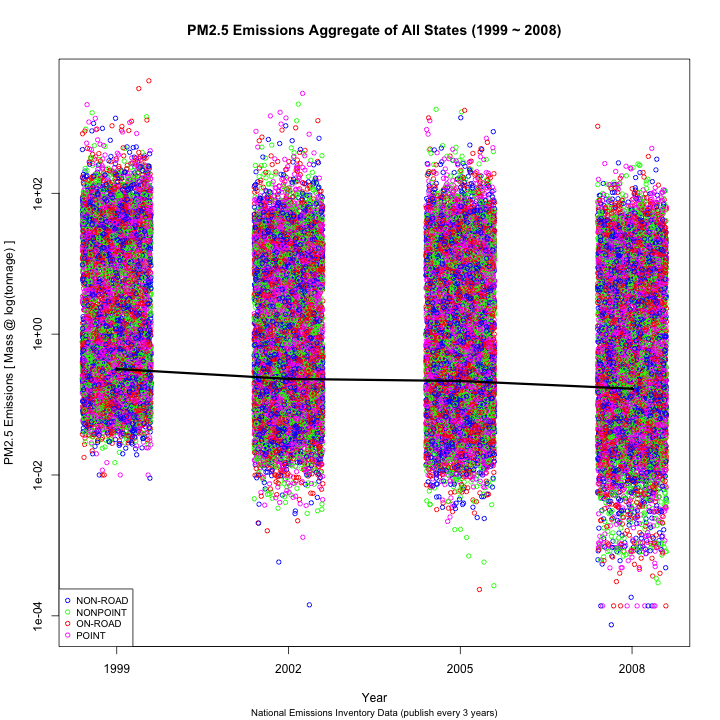

R code for this plot:
################################################################################
## Project: EDA course project 2
## Script: plot1.R
## Date: 27/08/2020
## Author: 
################################################################################
.Rfliburl <- "https://raw.githubusercontent.com/robertwcw/Rflib/master"
source(file.path(.Rfliburl,"getRflib.R"), local = TRUE)
source(getRflib("is.defined.R"), local = TRUE)
source(getRflib("myplclust.R"), local = TRUE)
################################################################################
## National Emission Inventory data plot for year 1999, 2002, 2005 and 2008.
## Plot the trends between 1999 ~ 2008 for pollutant PM2.5 emissions measured in
## mass tonnage across all states in the USA from all sources (point, non-point,
## road, non-road). Please refer to EPA website for pollutant source definition.
################################################################################
# Libraries
library(maps)
library(dplyr)
# Preparing data for EDA
data(county.fips)
# data(state.fips)
county.code <- ifelse(nchar(county.fips[,1]) == 4,
                      paste0("0",as.character(county.fips[,1])),
                      county.fips[,1])
datadir <- paste(".", "data", sep = "/")
if (!dir.exists(datadir)) 
    {
        dir.create(datadir)
    }
if (!is.defined(fileSCC) | !is.defined(filePM25)) 
{
      if (is.na(list.files(datadir)[1]) | is.na(list.files(datadir)[2])) 
      {
          fileurl <- paste0("https://d396qusza40orc.cloudfront.net/",
                            "exdata%2Fdata%2FNEI_data.zip")
          filetmp <- tempfile() 
          download.file(url = fileurl, destfile = filetmp) 
          unzip(filetmp, overwrite = TRUE, exdir = datadir) 
          unlink(filetmp) 
          rm(filetmp, fileurl) 
      }
    fileout1 <- paste(datadir, list.files(datadir)[1], sep = "/") 
    fileout2 <- paste(datadir, list.files(datadir)[2], sep = "/") 
    fileSCC <- readRDS(fileout1) 
    filePM25 <- readRDS(fileout2) 
    unlink(c(fileout1, fileout2)) 
    rm(fileout1, fileout2) 
}
emitsPM25 <- filePM25 %>% filter(fips %in% county.code) %>% 
                          group_by(Pollutant, type, year, fips) %>%
                          summarise(Emissions.mean = mean(Emissions))
emitsPM25$Pollutant <- factor(emitsPM25$Pollutant)
emitsPM25$type <- factor(emitsPM25$type)
emitsPM25$year <- factor(emitsPM25$year, labels = c("1999","2002","2005","2008"))
emitsPM25$fips <- factor(emitsPM25$fips, exclude = c("   NA","00000"))

# Preparing color palette based on RGB color space
pal <- c(rgb(0,0,1), rgb(0,1,0), rgb(1,0,0), rgb(1,0,1))

# Plotting graph
png(filename = "plot1.png", width = 720, height = 720, units = "px")

par(ann = FALSE, cex = 1, cex.sub = 0.8, ylog = TRUE)
with(emitsPM25, plot(Emissions.mean ~ jitter(as.integer(year)), 
                     type = "p",
                     pch = 4, 
                     cex = 0.8, 
                     col = pal[unique(type)], 
                     log = "y",
                     xaxt = "none"
                     # yaxt = "none"
                     )
     )

# abline(lm(Emissions.mean ~ year, data = emitsPM25),
#        lwd = 3, lty = 1,col = "yellow3")
with(emitsPM25, lines(lowess(x = as.integer(year), y = Emissions.mean, 
                             f = 2/3, 
                             iter = 10
                             ),
                      lwd = 3, lty = 1, col = "black"
                      )
     )

axis(1, 1:4, labels = c("1999","2002","2005","2008"), tick = TRUE)

legend("bottomleft", legend = unique(emitsPM25$type),
       pch = 4, 
       cex = 0.8, 
       col = pal[unique(emitsPM25$type)]
       )

title(main = "PM2.5 Emissions Aggregate of All States (1999 ~ 2008)", 
      sub = "National Emissions Inventory Data (publish every 3 years)", 
      xlab = "Year", 
      ylab = "PM2.5 Emissions [ Mass @ log(tonnage) ]" 
      )

dev.off()


# Houese keeping
detach("package:maps", unload = TRUE)
detach("package:dplyr", unload = TRUE)
response <- readline(paste0("Do you want to perform garbage collection ",
                            "to free up memory? (Yes/No): "))
if (substr(response,1,1) %in% c("Y","y")) 
    {
      rm(fileSCC, filePM25)
    }
rm(emitsPM25, county.fips, getRflib, is.defined, myplclust, .Rfliburl)
rm(county.code, datadir, response, pal)
gc(full = TRUE)
